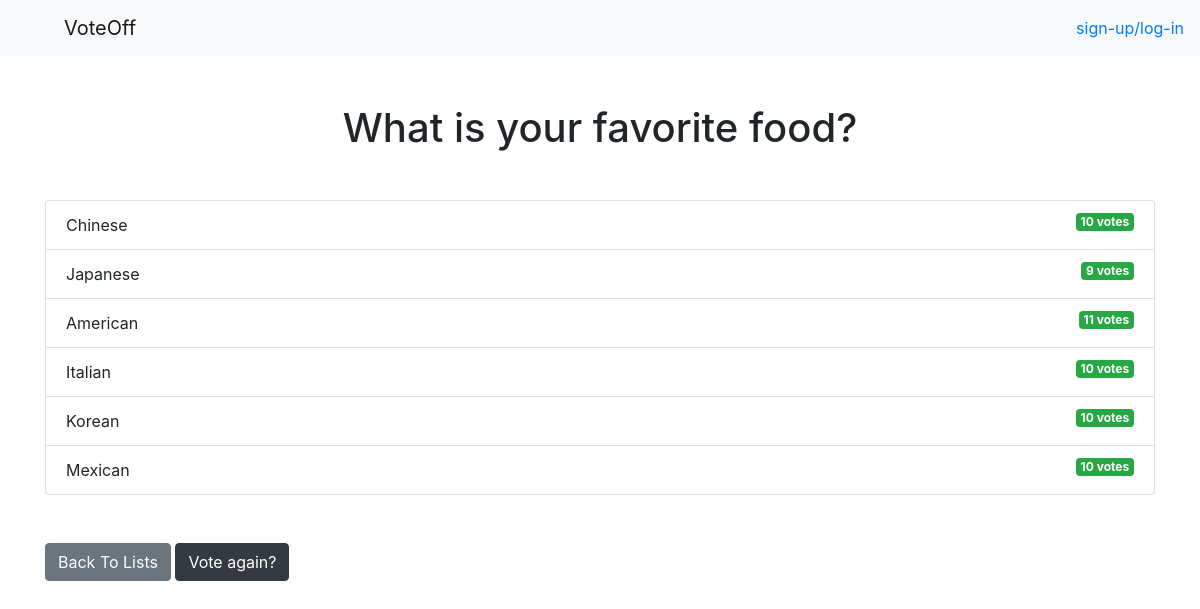
Before: /lists/4/results/ with the older database file.
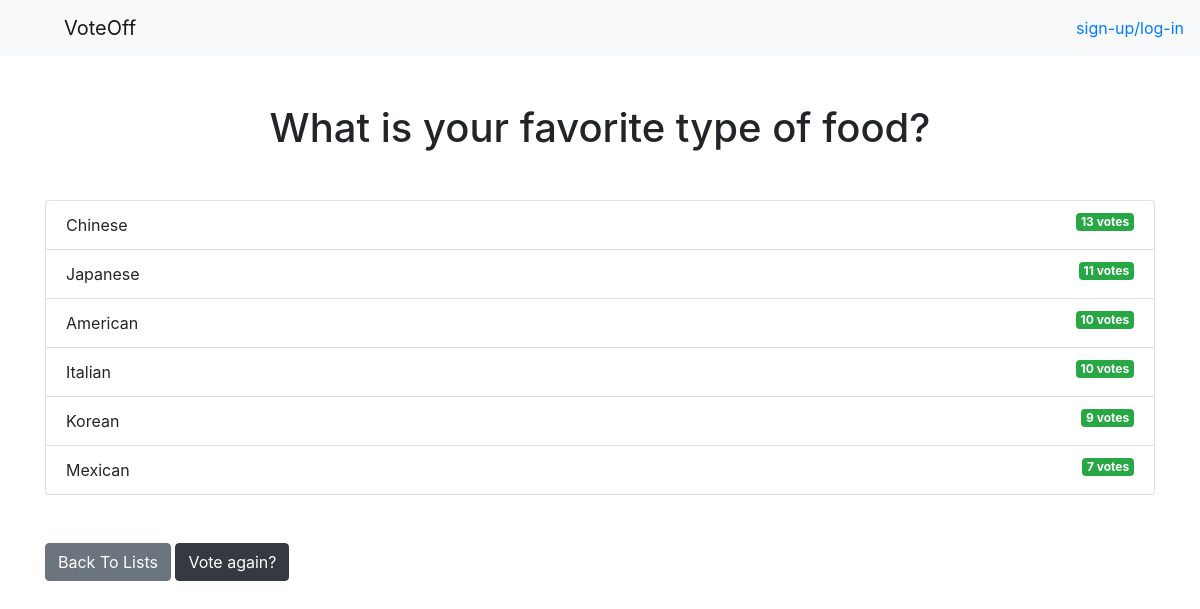
After: the same page with the newer database file.
### lists/models.py (models this page shows, shortened)
class Question(models.Model):
    question_text = models.CharField(max_length=200)
    pub_date = models.DateTimeField('date published')

class Choice(models.Model):
    question = models.ForeignKey(Question, on_delete=models.CASCADE)
    choice_text = models.CharField(max_length=200)
    votes = models.IntegerField(default=0)

### lists/views.py (the view)
# urls.py: path('lists/<int:question_id>/results/', views.results, name='results'),
def results(request, question_id):
    question = get_object_or_404(Question, pk=question_id)
    return render(request, 'lists/results.html', { 'question': question })

### lists/templates/lists/results.html
{% extends 'base.html' %}
{% load static %}
{% block extrahead %}
<link rel="stylesheet" type="text/css" href="{% static 'css/lists.css' %}">
{% endblock %}
{% block content %}
<h1 class="mb-5 text-center">{{ question.question_text }}</h1>
<ul class="list-group mb-5">
	{% for choice in question.choice_set.all %}
	<li class="list-group-item">
		{{ choice.choice_text }}  <span class="badge badge-success float-right">{{ choice.votes }} vote{{ choice.votes | pluralize }}</span>
	</li>
	{% endfor %}
</ul>
<a class="btn btn-secondary" href="{% url 'lists:index' %}">Back To Lists</a>
<a class="btn btn-dark" href="{% url 'lists:detail' question.id %}">Vote again?</a>
{% endblock %}

### templates/base.html (shortened to what this page needs)
{% load static %}
<!DOCTYPE html>
<html lang="en">
<head>
    <link rel="stylesheet" href="https://stackpath.bootstrapcdn.com/bootstrap/4.4.1/css/bootstrap.min.css"
>
    {% block extrahead %}{% endblock %}
    <link rel="stylesheet" type="text/css" href="{% static 'css/base.css' %}">
</head>
<body>
    {% include 'partials/_navbar.html' %}
    <div class="general-background">
        <div class="container">
            {% block content %}{% endblock %}
        </div>
    </div>
</body>
</html>

### templates/partials/_navbar.html
<div class="navbar navbar-light bg-light">
        <div class="navbar-content">
                <a class="navbar-brand" href='/'>VoteOff</a>
        </div>
        {% if user.is_authenticated %}
        <form action="{% url 'lists:logoutuser' %}" method="POST">
                {% csrf_token %}
                <button type="submit">Logout</button>
        </form>
        {% else %}
        <a href="register">sign-up/log-in</a>
        {% endif %}
</div>

### static/css/base.css (style rules this page uses)
.general-background { padding-top: 3rem; }
.navbar-content { padding-left: 3rem; }

Changed rows visible on the page:
changed Question: question_text "What is your favorite food?" → "What is your favorite type of food?"
changed Choice "Chinese": votes "10" → "13"
changed Choice "Japanese": votes "9" → "11"
changed Choice "American": votes "11" → "10"
changed Choice "Korean": votes "10" → "9"
changed Choice "Mexican": votes "10" → "7"
